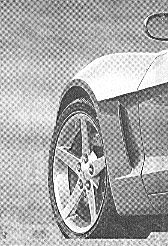
#> input picture Atividades - Filtragem Frequência/car.tif, 168 x 246 px
$ python Atividade4.py
#> lines starting #> are read from the running program, lines starting #| are printed output that depends on the picture
import numpy as np
import matplotlib.pyplot as plt
import cv2

# Carregar a imagem
imagem = cv2.imread('car.tif', cv2.IMREAD_GRAYSCALE)
#> imagem is the input picture: shape (246, 168); min 0, max 255, mean 169.7

# Calcular o espectro de Fourier da imagem
espectro_fourier = np.fft.fft2(imagem)
espectro_fourier_centralizado = np.fft.fftshift(espectro_fourier)

# Dimensões da imagem
altura, largura = imagem.shape
#> altura = 246; largura = 168

# Criar grades de frequência para a aplicação dos filtros
x, y = np.meshgrid(np.arange(-largura/2, largura/2), np.arange(-altura/2, altura/2))
raio = np.sqrt(x**2 + y**2)

# Definir valores de D0 para os filtros passa-baixa
valores_d0 = [0.01, 0.05, 0.5]

plt.figure(figsize=(15, 12))

# Loop sobre os diferentes valores de D0
for i, d0 in enumerate(valores_d0):
    # Filtro passa-baixa ideal com o valor de D0 atual
    filtro_passa_baixa_ideal = (raio <= d0).astype(float)

    # Filtro passa-baixa Butterworth com o valor de D0 atual
    ordem_butterworth = 3
    filtro_passa_baixa_butterworth = 1 / (1 + (raio / d0)**(2 * ordem_butterworth))

    # Filtro passa-baixa Gaussiano com o valor de D0 atual
    filtro_passa_baixa_gaussiano = np.exp(-raio**2 / (2 * (d0**2)))

    # Aplicar os filtros passa-baixa ao espectro de Fourier
    espectro_filtrado_passa_baixa_ideal = espectro_fourier_centralizado * filtro_passa_baixa_ideal
    espectro_filtrado_passa_baixa_butterworth = espectro_fourier_centralizado * filtro_passa_baixa_butterworth
    espectro_filtrado_passa_baixa_gaussiano = espectro_fourier_centralizado * filtro_passa_baixa_gaussiano

    # Transformada inversa de Fourier para obter as imagens filtradas
    imagem_filtrada_passa_baixa_ideal = np.abs(np.fft.ifft2(np.fft.ifftshift(espectro_filtrado_passa_baixa_ideal)))
    imagem_filtrada_passa_baixa_butterworth = np.abs(np.fft.ifft2(np.fft.ifftshift(espectro_filtrado_passa_baixa_butterworth)))
    imagem_filtrada_passa_baixa_gaussiano = np.abs(np.fft.ifft2(np.fft.ifftshift(espectro_filtrado_passa_baixa_gaussiano)))

    # Exibir as imagens dos filtros e as imagens resultantes
    plt.subplot(4, 6, i * 6 + 1)
    plt.imshow(filtro_passa_baixa_ideal, cmap='gray')
    plt.title(f'Filtro Ideal (D0 = {d0})')

    plt.subplot(4, 6, i * 6 + 2)
    plt.imshow(imagem_filtrada_passa_baixa_ideal, cmap='gray')
    plt.title(f'Imagem após Filtro Ideal (D0 = {d0})')

    plt.subplot(4, 6, i * 6 + 3)
    plt.imshow(filtro_passa_baixa_butterworth, cmap='gray')
    plt.title(f'Filtro Butterworth (D0 = {d0})')

    plt.subplot(4, 6, i * 6 + 4)
    plt.imshow(imagem_filtrada_passa_baixa_butterworth, cmap='gray')
    plt.title(f'Imagem após Filtro Butterworth (D0 = {d0})')

    plt.subplot(4, 6, i * 6 + 5)
    plt.imshow(filtro_passa_baixa_gaussiano, cmap='gray')
    plt.title(f'Filtro Gaussiano (D0 = {d0})')

    plt.subplot(4, 6, i * 6 + 6)
    plt.imshow(imagem_filtrada_passa_baixa_gaussiano, cmap='gray')
    plt.title(f'Imagem após Filtro Gaussiano (D0 = {d0})')

# Imagem original
plt.subplot(4, 6, 19)
plt.imshow(imagem, cmap='gray')
plt.title('Imagem Original')

# Espectro de Fourier
plt.subplot(4, 6, 20)
plt.imshow(np.log(np.abs(espectro_fourier_centralizado) + 1), cmap='gray')
plt.title('Espectro de Fourier')

plt.tight_layout()
plt.show()
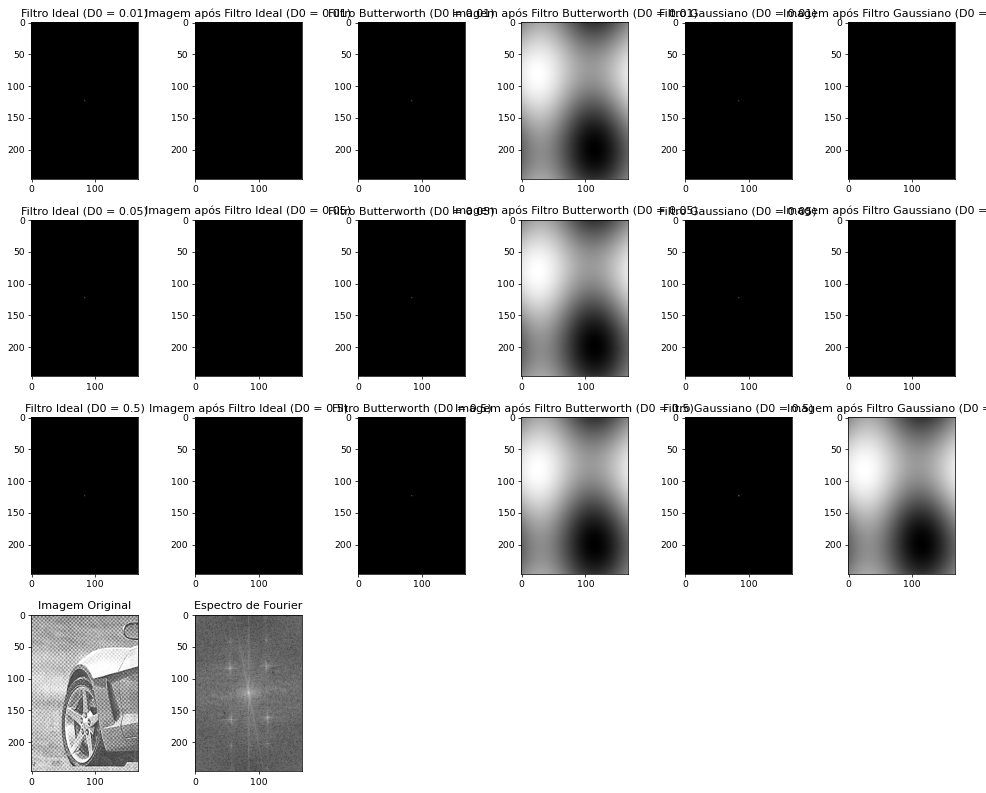
#> figure drawn by matplotlib, 20 panels
